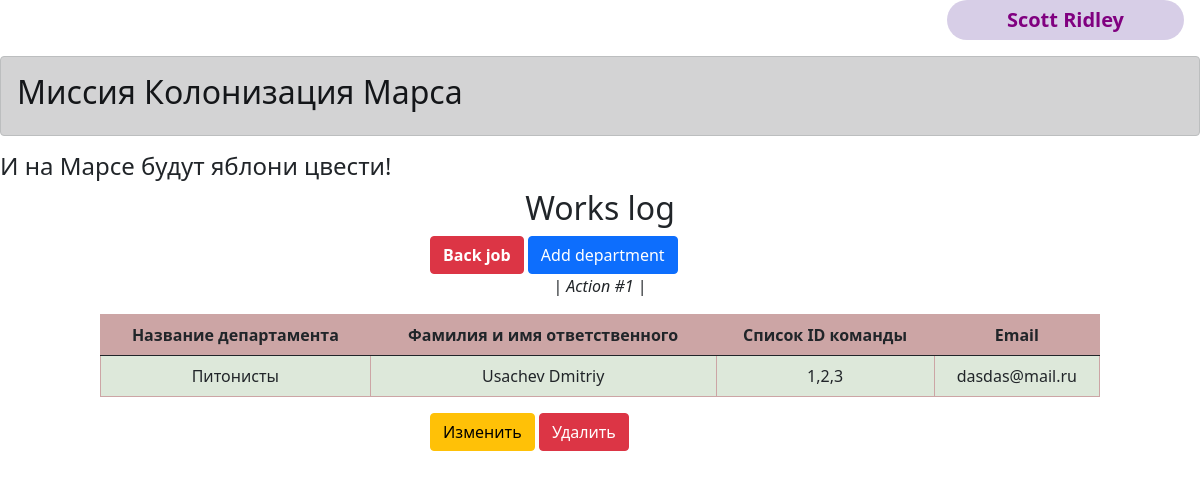
The page /department (signed in) on the database its author committed.
### data/models/models.py (models this page shows, shortened)
class User(SqlAlchemyBase, UserMixin):
    __tablename__ = 'users'
    id: Mapped[int] = mapped_column(primary_key=True, autoincrement=True)
    surname: Mapped[Optional[str]]
    name: Mapped[Optional[str]]
    age: Mapped[Optional[int]]
    position: Mapped[Optional[str]]
    speciality: Mapped[Optional[str]]
    address: Mapped[Optional[str]]
    email: Mapped[Optional[str]] = mapped_column(unique=True)
    hashed_password: Mapped[Optional[str]]
    modified_date: Mapped[Optional[datetime.datetime]]
    jobs: Mapped['Jobs'] = relationship(back_populates='user')
    department: Mapped['Department'] = relationship(back_populates='user')

class Department(SqlAlchemyBase):
    __tablename__ = 'departments'
    id: Mapped[int] = mapped_column(primary_key=True, autoincrement=True)
    title: Mapped[Optional[str]]
    chief: Mapped[Optional[int]] = mapped_column(ForeignKey('users.id'))
    members: Mapped[Optional[str]]
    email: Mapped[Optional[str]]
    user: Mapped['User'] = relationship(back_populates='department')

### main.py (the view)
@app.route('/department')
@login_required
def department() -> str:
    return render_template('department.html', title='Департамент',
                           department_data=session_db.query(Department).all())

### data/db_session.py (called while the page is built)
def create_session() -> Session:
    global __factory
    return __factory()

### main.py (called while the page is built)
@login_manager.user_loader
def load_user(user_id: int) -> Type[User]:
    db_sess = db_session.create_session()
    user = db_sess.query(User).filter(User.id == user_id).one()
    return user

### templates/department.html
{% extends "base.html" %}
{% block content %}
<h2 align="center">Works log</h2>
<link rel="stylesheet" type="text/css" href="{{ url_for('static', filename='css/worksLog.css') }}"/>
{% set columns = ['Название департамента', 'Фамилия и имя ответственного',
'Список ID команды', 'Email'] %}
<div style="margin-left: 430px">
    <a href="/" class="btn btn-danger"><strong>Back job</strong></a>
    <a href="/add_department" class="btn btn-primary">Add department</a>
</div>
{% for department in department_data %}
<p align="center">| <i>Action #{{loop.index}} </i>|</p>
<table class="table table-bordered my-table">
    <thead>
    <tr>
        {% for column in columns %}
        <th>{{column}}</th>
        {% endfor %}
    </tr>
    </thead>
    <tbody>
    <tr>
        <td>{{department.title}}</td>
        <td>{{department.user.surname}} {{department.user.name}}</td>
        <td>{{department.members}}</td>
        <td>{{department.email}}</td>
    </tr>
    </tbody>
</table>
{% if (current_user.is_authenticated and current_user == department.user) or current_user.id == 1 %}
<div style="margin-left: 430px">
    <a href="/department/{{ department.id }}" class="btn btn-warning">
        Изменить
    </a>
    <a href="/department_delete/{{ department.id }}" class="btn btn-danger">
        Удалить
    </a>
</div>
{% endif %}
{% endfor %}
{% endblock %}

### templates/base.html (shortened to what this page needs)
<!DOCTYPE html>
<html lang="en">
<head>
    <link rel="stylesheet"
          href="https://cdn.jsdelivr.net/npm/bootstrap@5.0.0-beta1/dist/css/bootstrap.min.css"
>
    <link rel="stylesheet" type="text/css" href="{{ url_for('static', filename='css/image.css') }}"/>
    <link rel="stylesheet" type="text/css" href="{{ url_for('static', filename='css/base.css') }}"/>
</head>
<body>
{% if current_user.is_authenticated %}
<p class="parent" align="right">
    <a class="navbar-brand" href="/logout" style="color: purple;"><strong>{{ current_user.surname }} {{
        current_user.name }}</strong></a>
</p>
{% else %}
<p class="parent" align="right" style="margin-right: 10px">
    <a class="btn btn-primary " href="/registration">Зарегистрироваться</a>
    <a class="btn btn-success" href="/login">Войти</a>
</p>
{% endif %}
<div class="alert alert-dark" role="alert">
    <h2>Миссия Колонизация Марса</h2>
</div>
<h4>И на Марсе будут яблони цвести!</h4>
{% block content %}
{% endblock %}
</body>
</html>

### static/css/base.css (style rules this page uses)
.navbar-brand { display: inline-block; padding: 5px 60px; border-radius: 30px; background-color: rgba(175, 157, 207, 0.5); margin-left: 10px }

### static/css/worksLog.css (style rules this page uses)
table.my-table { width: 100%; border-collapse: collapse; margin-left: auto; margin-right: auto; max-width: 1000px; }
table.my-table th, table.my-table td { border: 1px solid #cca5a5; padding: 8px; text-align: center; }
table.my-table th { background-color: #cca5a5; font-weight: bold; }
table.my-table tr { background-color: #dde8da; }

### rows shown on the page
User: surname "Scott", name "Ridley"
Department: columns "Название департамента" "Фамилия и имя ответственного" "Список ID команды" "Email", title "Питонисты", user.surname "Usachev", user.name "Dmitriy", members "1,2,3", email "dasdas@mail.ru"
